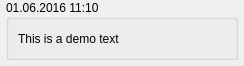
<?xml version="1.0" encoding="UTF-8"?>
<ui version="4.0">
 <class>ReportCommentsWidget</class>
 <widget class="QWidget" name="ReportCommentsWidget">
  <property name="geometry">
   <rect>
    <x>0</x>
    <y>0</y>
    <width>244</width>
    <height>66</height>
   </rect>
  </property>
  <property name="windowTitle">
   <string>Form</string>
  </property>
  <property name="styleSheet">
   <string notr="true">borderGb: { border-radius: 20px;border: 1px solid gray; }</string>
  </property>
  <layout class="QVBoxLayout" name="verticalLayout">
   <property name="spacing">
    <number>0</number>
   </property>
   <property name="leftMargin">
    <number>6</number>
   </property>
   <property name="topMargin">
    <number>0</number>
   </property>
   <property name="rightMargin">
    <number>6</number>
   </property>
   <property name="bottomMargin">
    <number>6</number>
   </property>
   <item>
    <widget class="QGroupBox" name="borderGb">
     <property name="enabled">
      <bool>true</bool>
     </property>
     <property name="styleSheet">
      <string notr="true">borderGb: { border-radius: 20px; border: 1px solid gray; };</string>
     </property>
     <property name="title">
      <string>01.06.2016 11:10</string>
     </property>
     <layout class="QVBoxLayout" name="verticalLayout_2">
      <item>
       <widget class="QLabel" name="text">
        <property name="text">
         <string>This is a demo text</string>
        </property>
        <property name="wordWrap">
         <bool>true</bool>
        </property>
       </widget>
      </item>
     </layout>
    </widget>
   </item>
  </layout>
 </widget>
 <resources/>
 <connections/>
</ui>
